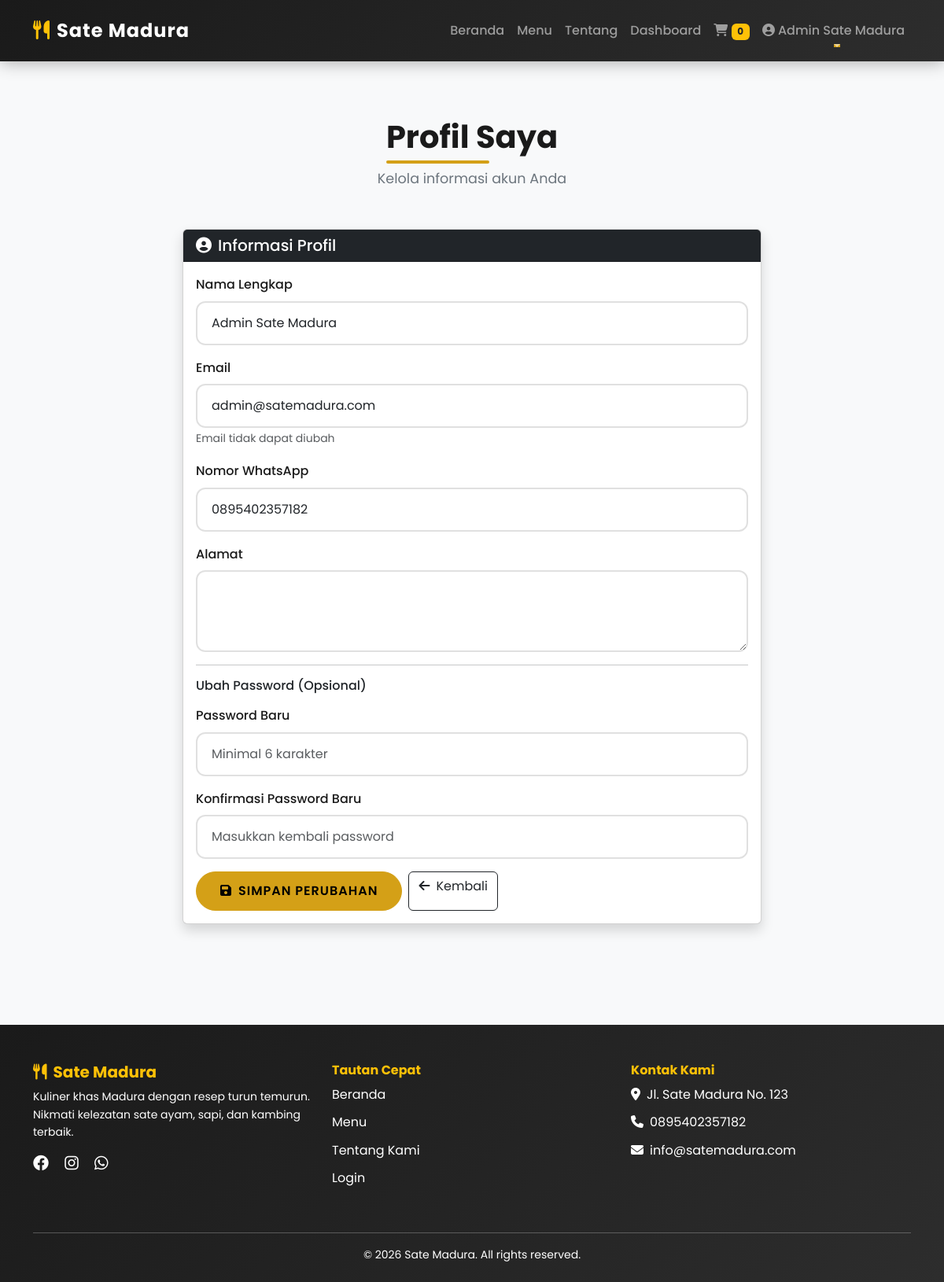
The app's page /profile.php (signed in) with its own data.
### tables this page shows
CREATE TABLE IF NOT EXISTS users (
    id INT AUTO_INCREMENT PRIMARY KEY,
    name VARCHAR(100) NOT NULL,
    email VARCHAR(100) UNIQUE NOT NULL,
    phone VARCHAR(20) NOT NULL,
    password VARCHAR(255) NOT NULL,
    address TEXT,
    role ENUM('customer', 'admin') DEFAULT 'customer',
    created_at TIMESTAMP DEFAULT CURRENT_TIMESTAMP,
    reset_token VARCHAR(255) DEFAULT NULL,
    reset_token_expire DATETIME DEFAULT NULL
);

### profile.php (the view, shortened to what this page needs)
<?php
$conn = getConnection();
$stmt = $conn->prepare("SELECT * FROM users WHERE id = ?");
$stmt->bind_param("i", $_SESSION['user_id']);
$stmt->execute();
$result = $stmt->get_result();
$user = $result->fetch_assoc();
?>
<?php include 'header.php'; ?>
<div class="section-padding">
    <div class="container">
        <div class="text-center mb-5">
            <h2 class="section-title">Profil Saya</h2>
            <p class="section-subtitle">Kelola informasi akun Anda</p>
        </div>
        <div class="row justify-content-center">
            <div class="col-lg-8">
                <div class="card shadow">
                    <div class="card-header bg-dark text-white">
                        <h5 class="mb-0"><i class="fas fa-user-circle me-2"></i>Informasi Profil</h5>
                    </div>
                    <div class="card-body">
                        <form method="POST" action="">
                            <div class="mb-3">
                                <label class="form-label">Nama Lengkap</label>
                                <input type="text" class="form-control" name="name" value="<?php echo htmlspecialchars($user['name']); ?>" required>
                            </div>
                            <div class="mb-3">
                                <label class="form-label">Email</label>
                                <input type="email" class="form-control" value="<?php echo htmlspecialchars($user['email']); ?>" readonly>
                                <small class="text-muted">Email tidak dapat diubah</small>
                            </div>
                            <div class="mb-3">
                                <label class="form-label">Nomor WhatsApp</label>
                                <input type="tel" class="form-control" name="phone" value="<?php echo htmlspecialchars($user['phone']); ?>" required>
                            </div>
                            <div class="mb-3">
                                <label class="form-label">Alamat</label>
                                <textarea class="form-control" name="address" rows="3"><?php echo htmlspecialchars($user['address']); ?></textarea>
                            </div>
                            <hr>
                            <h6 class="mb-3">Ubah Password (Opsional)</h6>
                            <div class="mb-3">
                                <label class="form-label">Password Baru</label>
                                <input type="password" class="form-control" name="new_password" placeholder="Minimal 6 karakter">
                            </div>
                            <div class="mb-3">
                                <label class="form-label">Konfirmasi Password Baru</label>
                                <input type="password" class="form-control" name="confirm_password" placeholder="Masukkan kembali password">
                            </div>
                            <div class="d-flex gap-2">
                                <button type="submit" class="btn btn-warning">
                                    <i class="fas fa-save me-2"></i>Simpan Perubahan
                                </button>
                                <a href="index.php" class="btn btn-outline-dark">
                                    <i class="fas fa-arrow-left me-2"></i>Kembali
                                </a>
                            </div>
                        </form>
                    </div>
                </div>
            </div>
        </div>
    </div>
</div>
<?php include 'footer.php'; ?>

### style.css (style rules this page uses)
:root { --primary-color: #d4a017; --secondary-color: #1a1a1a; --accent-color: #ff6b35; --dark-bg: #121212; --light-bg: #f8f9fa; --text-muted: #6c757d; }
* { margin: 0; padding: 0; box-sizing: border-box; }
body { font-family: 'Poppins', sans-serif; background-color: var(--light-bg); color: #333; line-height: 1.6; }
.btn-warning { background-color: var(--primary-color); border-color: var(--primary-color); color: #000; font-weight: 600; padding: 12px 30px; border-radius: 30px; transition: all 0.3s ease; text-transform: uppercase; letter-spacing: 1px; }
.section-padding { padding: 80px 0; }
.section-title { font-size: 2.5rem; font-weight: 700; color: var(--secondary-color); margin-bottom: 15px; position: relative; display: inline-block; }
.section-title::after { content: ''; position: absolute; width: 60%; height: 4px; background: var(--primary-color); bottom: -10px; left: 0; border-radius: 2px; }
.section-subtitle { color: var(--text-muted); font-size: 1.1rem; margin-bottom: 50px; }
.form-control { border: 2px solid #e0e0e0; border-radius: 12px; padding: 14px 18px; font-size: 1rem; transition: all 0.3s ease; }
.form-label { font-weight: 500; color: var(--secondary-color); margin-bottom: 8px; }

### records on screen
users: name "Admin Sate Madura", email "admin@satemadura.com", phone "0895402357182"

### other values on screen
$_SESSION['name'] "Admin Sate Madura"
